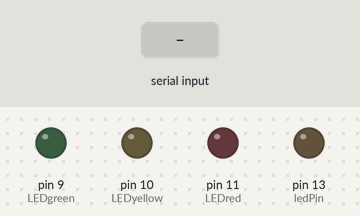
Simulated run of this sketch. Board: Arduino Uno, built with avr-gcc and run on an emulated ATmega328P. Parts: output pins drawn as LEDs (lit = HIGH). The inputs (shaded band) are chosen by the test bench.

Above: at 1.2 s.
1.3 s: "1" received over Serial
At 2.5 s:
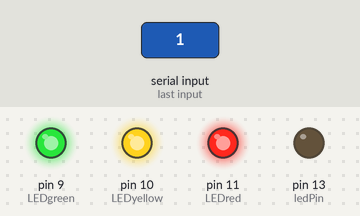
2.8 s: "0" received over Serial
At 3.9 s:
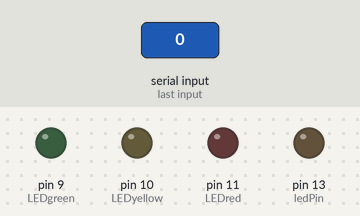
Timing chart, 0 to 5.8 s (numbered marks = the images above; inputs shaded):
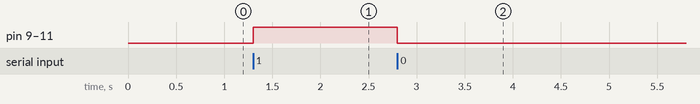

The sketch:

Arduino2.ino
```cpp
  // Wiring/Arduino code:
 // Read data from the serial and turn ON or OFF a light depending on the value

//int Value = 254;
int LEDgreen=9; //red
int LEDyellow=10; //Green
int LEDred=11; //blue

int ledPin = 13; // Set the pin to digital I/O LED
char val;

void setup() {

// declare the ledPin as an OUTPUT:
  pinMode(ledPin, OUTPUT);
  pinMode(LEDgreen, OUTPUT);
  pinMode(LEDyellow, OUTPUT);
  pinMode(LEDred, OUTPUT);
//  pinMode(SwitchPin, INPUT);
// initialize serial communication at 9600 bits per second:
  Serial.begin(9600);

 pinMode(ledPin, OUTPUT); // Set pin as OUTPUT
 int Value = 0;

  analogWrite(LEDgreen, 0);
  analogWrite(LEDyellow, 0);
  analogWrite(LEDred, 0);

}

void loop() {

if (Serial.available()) { // If data is available to read,
  val = Serial.read(); // read it and store it in val
 }
 if (val == '1') {
    digitalWrite(LEDgreen, 254);
    digitalWrite(LEDyellow, 254);
    digitalWrite(LEDred, 254);
 }
 else if (val == '0') {
    digitalWrite(LEDgreen, 0);
    digitalWrite(LEDyellow, 0);
    digitalWrite(LEDred, 0);
 }
}
```

Measured:
- after the input at 1.3 s, pin 9 (LEDgreen), pin 10 (LEDyellow), pin 11 (LEDred): LOW → HIGH at once
- after the input at 2.8 s, pin 9 (LEDgreen), pin 10 (LEDyellow), pin 11 (LEDred): HIGH → LOW at once
